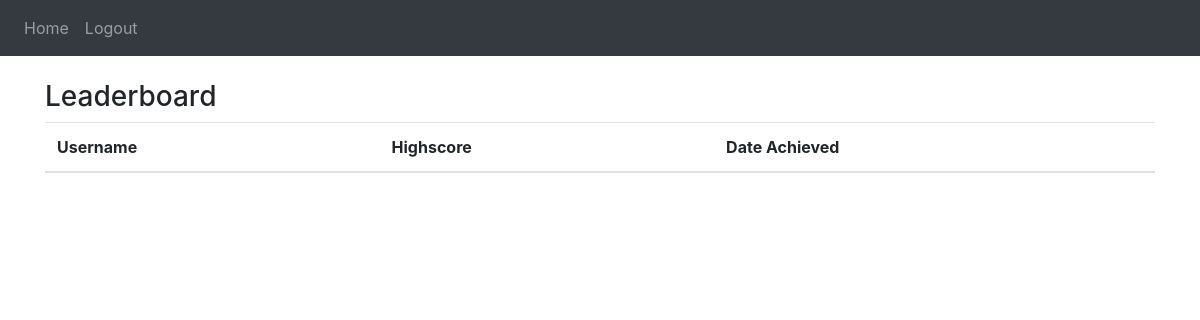
The page /leaderboard (signed in) on the database as committed earlier.
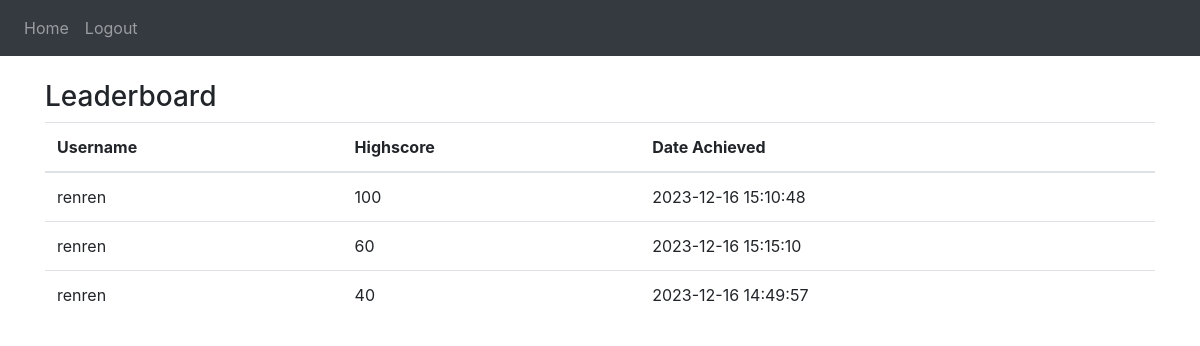
The same page on the database as committed later.
### website/models.py (models this page shows)
class Score(db.Model):
    id = db.Column(db.Integer, primary_key=True)
    score = db.Column(db.Integer)
    date = db.Column(db.DateTime(timezone=True), default=func.now())
    user_id = db.Column(db.Integer, db.ForeignKey('user.id'))

class User(db.Model, UserMixin):
    id = db.Column(db.Integer, primary_key=True)
    username = db.Column(db.String(150), unique=True)
    password = db.Column(db.String(150))
    scores = db.relationship('Score')

### website/views.py (the view)
@views.route('/leaderboard', methods=['GET'])
@login_required
def leaderboard():
    high_scores = db.session.query(User.username, Score.score, Score.date).join(Score).order_by(Score.score.desc()).limit(20).all()
    return render_template("leaderboard.html", user=current_user, high_scores=high_scores)

### website/__init__.py (called while the page is built)
def create_app():
    app = Flask(__name__)
    app.config['SECRET_KEY'] = 'ASDASDASJDKLJASD ASDKJASLKDJLKSA'
    app.config['SQLALCHEMY_DATABASE_URI'] = f'sqlite:///{DB_NAME}'
    db.init_app(app)
    app.register_blueprint(views, url_prefix='/')
    app.register_blueprint(auth, url_prefix='/')
    with app.app_context():
        db.create_all()
        seed_database()
    login_manager = LoginManager()
    login_manager.login_view = 'auth.login'
    login_manager.init_app(app)
    @login_manager.user_loader
    def load_user(id):
        return User.query.get(int(id))
    return app

### website/templates/leaderboard.html
{% extends "layout.html" %} {% block content %}
<div class="d-flex flex-column mt-4 mb-4">
  <h3>Leaderboard</h3>
  <table class="table">
    <thead>
      <tr>
        <th scope="col">Username</th>
        <th scope="col">Highscore</th>
        <th scope="col">Date Achieved</th>
      </tr>
    </thead>
    <tbody>
      {% for high_score in high_scores %}
      <tr>
        <td>{{high_score.username}}</td>
        <td>{{high_score.score}}</td>
        <td>{{high_score.date}}</td>
      </tr>
      {%endfor%}
    </tbody>
  </table>
</div>
{% endblock %}

### website/templates/layout.html (shortened to what this page needs)
<!DOCTYPE html>
<html>
  <head>
    <link
      rel="stylesheet"
      href="https://stackpath.bootstrapcdn.com/bootstrap/4.4.1/css/bootstrap.min.css"
    />
    <link
      rel="stylesheet"
      href="https://stackpath.bootstrapcdn.com/font-awesome/4.7.0/css/font-awesome.min.css"
    />
  </head>
  <body>
    <nav class="navbar navbar-expand-lg navbar-dark bg-dark">
      <div class="collapse navbar-collapse" id="navbar">
        <div class="navbar-nav">
          {% if user.is_authenticated %}
          <a class="nav-item nav-link" id="home" href="/">Home</a>
          <a class="nav-item nav-link" id="logout" href="/logout">Logout</a>
          {% else %}
          <a class="nav-item nav-link" id="login" href="/login">Login</a>
          <a class="nav-item nav-link" id="signUp" href="/register">Register</a>
          {% endif %}
        </div>
      </div>
    </nav>
    <div class="container">{% block content %} {% endblock %}</div>
  </body>
</html>

Rows that differ between the two databases and show on the page:
added Score: username "renren", score "100", date "2023-12-16 15:10:48"
added Score: username "renren", score "60", date "2023-12-16 15:15:10"
added Score: username "renren", score "40", date "2023-12-16 14:49:57"
